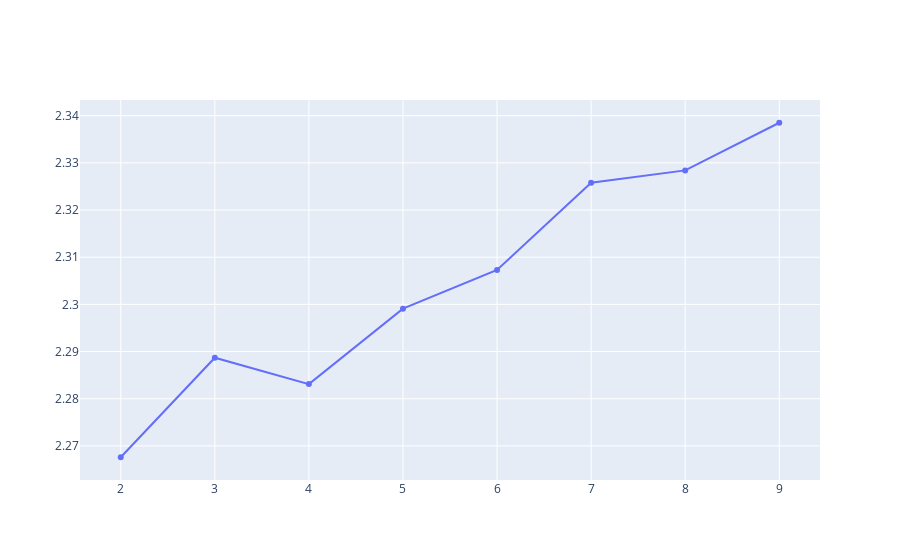

Notebook source saved alongside this figure:
### Code cell
# min_samples_leaf
# 5
rmse_arr = {}
for i in range(2, 10):
    v = i
    regr = RandomForestRegressor(max_depth=7, 
                             n_estimators=305,
                                min_samples_split=7,
                                min_samples_leaf= v)
    regr.fit(en_train, data_train.price)  

    pred = regr.predict(en_test)
    ret = car_price_evaluate(data_test, pred, 1)
    rmse_arr[v] = ret['rmse']
print(ret)
print(f'best_rmse: {min(list(rmse_arr.values()))}')
draw_lines(list(rmse_arr.keys()), [list(rmse_arr.values())], ['a'])

### Figure 1 — Plotly figure (JSON) as saved in the notebook; plotly's stock layout.template omitted (floating-point values rounded to 4 significant figures)
{"data": [{"mode": "lines+markers", "name": "a", "type": "scatter", "x": [2, 3, 4, 5, 6, 7, 8, 9], "y": [2.268, 2.289, 2.283, 2.299, 2.307, 2.326, 2.328, 2.338]}], "layout": {}}
